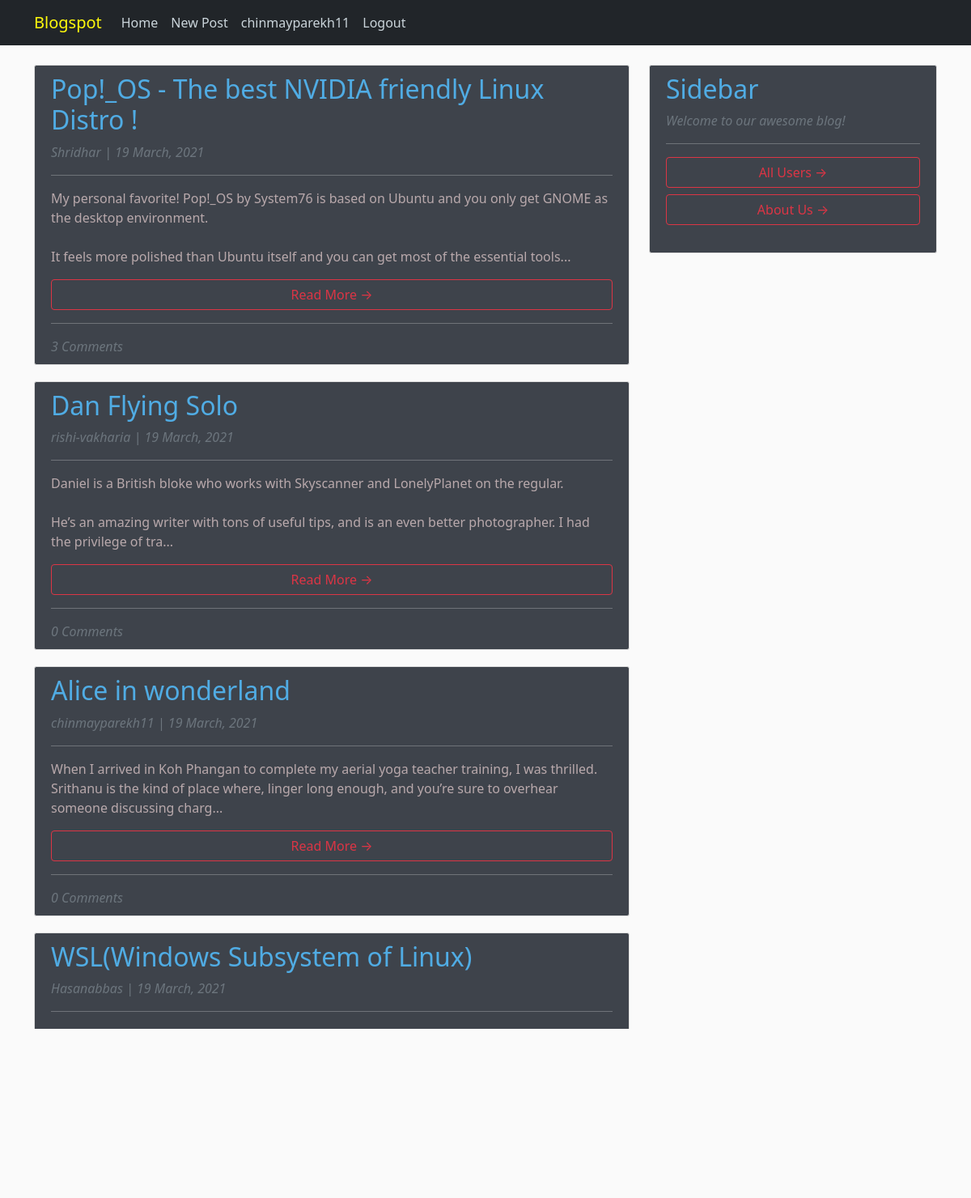
Screenshot of / (signed in) with the database file from the repository.
### blog/models.py (models this page shows, shortened)
class Post(models.Model):
    title = models.CharField(max_length=100, unique=True)
    content = models.TextField()
    date_posted = models.DateTimeField(auto_now=True)
    author = models.ForeignKey(User, on_delete=models.CASCADE, null=True)

### blog/views.py (the view)
# urls.py: path('', PostListView.as_view(), name='blog-home'),
class PostListView(ListView):
    model = Post
    template_name = 'blog/home.html'
    context_object_name = 'posts'
    ordering = ['-date_posted']

### blog/templates/blog/home.html
{% extends "blog/base.html" %}
    {% block content %}
        {% if posts|length > 0 %}
            {% for post in posts %}
                <article style="background: rgb(16,22,32,0.8);" class="media content-section">
                  <div class="media-body">
                    <h2 style="color: #50ACE4;" class="article-title">{{ post.title }}</h2>
                    <em><p style="color:rgb(128, 185, 189);"class="text-muted" >{{ post.author }} | {{ post.date_posted|date:"d F, Y"}}</p></em>
                    <hr>
                    <p style="color: #B9A9AC"class="article-content">{{ post.content|safe|slice:":200" }}...</p>
                    <h6><a class="btn btn-outline-danger w-100" href="{% url 'post-detail' post.id %}">Read More &rarr;</a></h6>
                    <hr>
                    {% with post.comments.count as total_comments %}
                        <em><span class="text-muted font-weight-normal">{{ total_comments }} Comments</span></em>
                    {% endwith %}
                  </div>
                </article>
        {% endfor %}
        {% else %}
         <p><h1 style="color:white;"> This user has not written any posts :(</h1></p>
        {% endif %}
    {% endblock content %}

### blog/templates/blog/base.html (shortened to what this page needs)
{% load static %}
<!DOCTYPE html>
<html lang="en">
<head>
    <link href="https://cdn.jsdelivr.net/npm/bootstrap@5.0.0-beta2/dist/css/bootstrap.min.css" rel="stylesheet">
    <link rel="stylesheet" type="text/css" href="{% static 'blog/main.css' %}">
</head>
<body id="bg" style="background-image: url('{% static 'blog/images/1.jpg' %}');">
    <header class="site-header">
      <nav class="navbar navbar-expand-md navbar-blue bg-dark fixed-top">
        <div class="container">
            <a style="color:RGB(255,250,12);" class="navbar-brand mr-4" href="{% url 'blog-home' %}">Blogspot</a>
          <div class="collapse navbar-collapse" id="navbarToggle">
            <div class="navbar-nav mr-auto">
              <a class="nav-item nav-link" href="{% url 'blog-home' %}">Home</a>
            </div>
            <div class="navbar-nav">
              {% if user.is_authenticated %}
                <a class="nav-item nav-link" href="{% url 'post-create' %}">New Post</a>
                <a class="nav-item nav-link" href="{% url 'my_blogs' %}">{{user.username}}</a>
                <a class="nav-item nav-link" href="{% url 'logout' %}">Logout</a>
              {% else %}
                <a class="nav-item nav-link" href="{% url 'login' %}">Login</a>
                <a class="nav-item nav-link" href="{% url 'register' %}">Register</a>
              {% endif %}
            </div>
          </div>
        </div>
      </nav>
    </header>
    <main role="main" class="container">
      <div class="row">
        <div class="col-md-8">
          {% block content %}{% endblock %}
        </div>
        <div class="col-md-4">
          <div style="background: rgb(16,22,32,0.8);"class="content-section">
            <h2 style="color: #50ACE4;" >Sidebar</h2>
            <em><p class='text-muted'>Welcome to our awesome blog! </em> <hr>
              <ul class="list-group">
                <h6><a class="btn btn-outline-danger w-100" href="{% url 'all_users' %}">All Users &rarr;</a></h6>
                <h6><a class="btn btn-outline-danger w-100" href="{% url 'blog-about' %}">About Us &rarr;</a></h6>
              </ul>
          </div>
        </div>
      </div>
    </main>
</body>
</html>

### blog/static/blog/main.css (style rules this page uses)
body { background: #fafafa; color: white; margin-top: 5rem; }
#bg { background-repeat: no-repeat; background-size: cover; background-position: center center; background-attachment: fixed; }
h1, h2, h3, h4, h5, h6 { color: #aed8bc; }
ul { margin: 0; }
.site-header .navbar-nav .nav-link { color: #cbd5db; }
.content-section { background: #ffffff; padding: 10px 20px; border: 1px solid #dddddd; border-radius: 3px; margin-bottom: 20px; }
.article-title { color: #9fc7e9; }
.article-content { white-space: pre-line; }

### rows the page displays
Post: title "Pop!_OS - The best NVIDIA friendly Linux Distro !", author "Shridhar", date_posted "19 March, 2021", content "My personal favorite! Pop!_OS by System76 is based on Ubuntu and you only get GNOME as the desktop environment. It feels more polished than Ubuntu itself and you can get most of the essential tools", comments.count "3"
Post: title "Dan Flying Solo", author "rishi-vakharia", date_posted "19 March, 2021", content "Daniel is a British bloke who works with Skyscanner and LonelyPlanet on the regular. He’s an amazing writer with tons of useful tips, and is an even better photographer. I had the privilege of tra", comments.count "0"
Post: title "Alice in wonderland", author "chinmayparekh11", date_posted "19 March, 2021", content "When I arrived in Koh Phangan to complete my aerial yoga teacher training, I was thrilled. Srithanu is the kind of place where, linger long enough, and you’re sure to overhear someone discussing charg", comments.count "0"
Post: title "WSL(Windows Subsystem of Linux)", author "Hasanabbas", date_posted "19 March, 2021", content "In May 2020 Windows released version 2004 (build 19041) of Windows 10 and with this came the Windows Subsystem for Linux 2 (WSL2). WSL2, unlike its predecessor WSL, is a full Linux kernel capable of r"

### other values shown
{{ user.username }} "chinmayparekh11"
